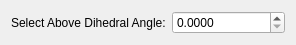
<?xml version="1.0" encoding="UTF-8"?>
<ui version="4.0">
 <class>ParameterWidget</class>
 <widget class="QWidget" name="ParameterWidget">
  <property name="geometry">
   <rect>
    <x>0</x>
    <y>0</y>
    <width>296</width>
    <height>38</height>
   </rect>
  </property>
  <layout class="QHBoxLayout" name="horizontalLayout_2">
   <item>
    <widget class="QLabel" name="label_4">
     <property name="text">
      <string>Select Above Dihedral Angle:</string>
     </property>
    </widget>
   </item>
   <item>
    <widget class="QDoubleSpinBox" name="minDihedralAngle">
     <property name="toolTip">
      <string>Maximum angle between faces that get flood filled</string>
     </property>
     <property name="statusTip">
      <string>Maximum angle between faces that get flood filled</string>
     </property>
     <property name="decimals">
      <number>4</number>
     </property>
     <property name="maximum">
      <double>180.000000000000000</double>
     </property>
     <property name="value">
      <double>0.000000000000000</double>
     </property>
    </widget>
   </item>
  </layout>
 </widget>
 <resources/>
 <connections/>
</ui>
